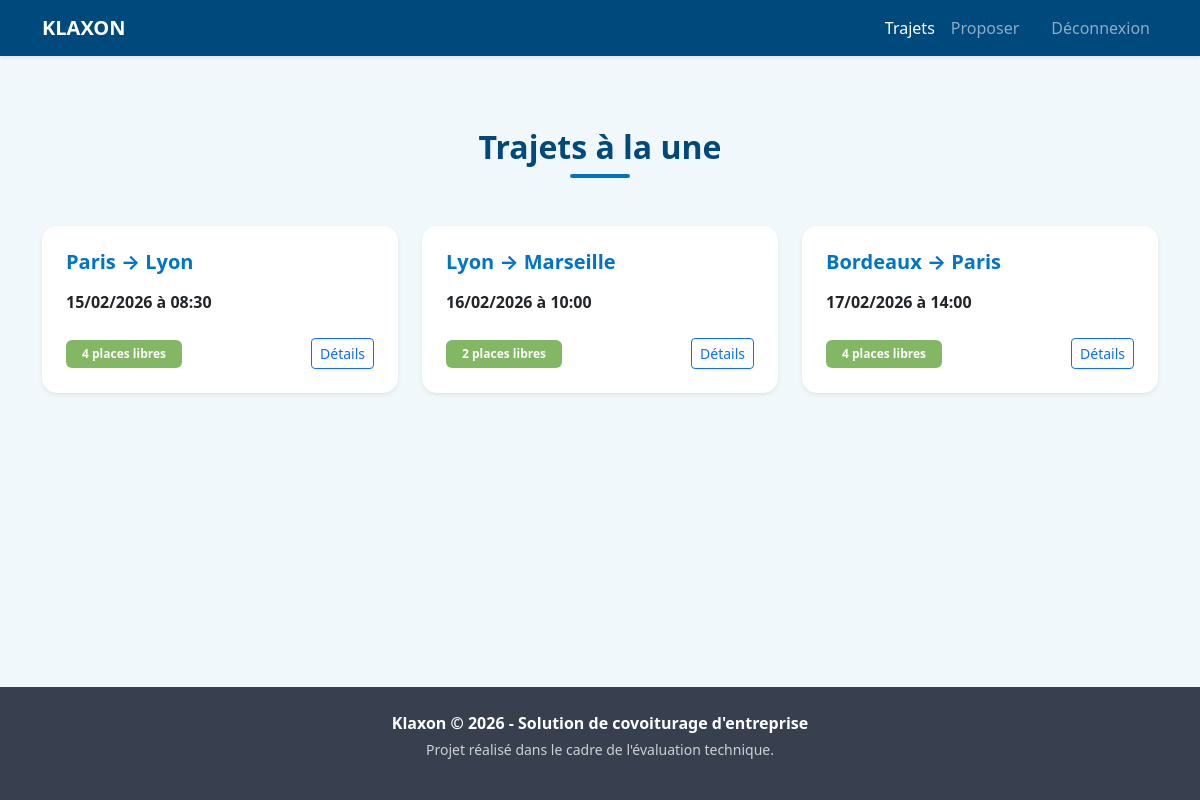
Screenshot of /index.php?page=trajets (signed in) with the database file from the repository.
### tables this page shows
CREATE TABLE trajets (
    id_trajet INT PRIMARY KEY AUTO_INCREMENT,
    id_agence_depart INT NOT NULL,
    id_agence_arrivee INT NOT NULL,
    gdh_depart DATETIME NOT NULL,
    places_totales INT NOT NULL,
    places_disponibles INT NOT NULL,
    id_conducteur INT NOT NULL,
    FOREIGN KEY (id_agence_depart) REFERENCES agences(id_agence),
    FOREIGN KEY (id_agence_arrivee) REFERENCES agences(id_agence),
    FOREIGN KEY (id_conducteur) REFERENCES employes(id_employe)
);

CREATE TABLE agences (
    id_agence INT PRIMARY KEY AUTO_INCREMENT,
    nom_ville VARCHAR(100) NOT NULL
);

### src/Views/trajets.php (the view, shortened to what this page needs)
<?php include 'header.php'; ?>
<div class="container mt-5">
    <div class="text-center mb-5">
        <h2 class="fw-bold" style="color: var(--klaxon-dark);">Trajets à la une</h2>
        <div class="title-underline mx-auto"></div>
    </div>
    <div class="row justify-content-center">
        <?php foreach ($trajets as $trajet): ?>
            <div class="col-md-6 col-lg-4 mb-4">
                <div class="card h-100 border-0 shadow-sm" style="border-radius: 15px;">
                    <div class="card-body p-4">
                        <h5 class="fw-bold mb-3" style="color: var(--klaxon-blue);">
                            <?= htmlspecialchars($trajet['ville_depart']) ?> → <?= htmlspecialchars($trajet['ville_arrivee']) ?>
                        </h5>
                        <p class="mb-2"><strong><?= date('d/m/Y à H:i', strtotime($trajet['gdh_depart'])) ?></strong></p>
                        <div class="d-flex justify-content-between align-items-center mt-4">
                            <span class="badge px-3 py-2" style="background-color: <?= $trajet['places_disponibles'] > 0 ? 'var(--klaxon-green)' : '#6c757d' ?>;">
                                <?= $trajet['places_disponibles'] ?> places libres
                            </span>
                            <button class="btn btn-outline-primary btn-sm" data-bs-toggle="modal" data-bs-target="#modal<?= $trajet['id_trajet'] ?>">Détails</button>
                        </div>
                    </div>
                </div>
            </div>
        <?php endforeach; ?>
    </div>
</div>
<?php include 'footer.php'; ?>

### src/Views/header.php (style rules this page uses)
:root { --klaxon-blue: #0074c7; --klaxon-dark: #00497c; --klaxon-gray: #384050; --klaxon-green: #82b864; --klaxon-bg: #f1f8fc; }
body { background-color: var(--klaxon-bg); color: var(--klaxon-gray); min-height: 100vh; display: flex; flex-direction: column; }
.title-underline { width: 60px; height: 4px; background-color: var(--klaxon-blue); border-radius: 2px; margin: 0 auto 30px; }

### rows the page displays
trajets: id_agence_depart.nom_ville "Paris", id_agence_arrivee.nom_ville "Lyon", gdh_depart "15/02/2026 à 08:30", places_disponibles "4"
trajets: id_agence_depart.nom_ville "Lyon", id_agence_arrivee.nom_ville "Marseille", gdh_depart "16/02/2026 à 10:00", places_disponibles "2"
trajets: id_agence_depart.nom_ville "Bordeaux", id_agence_arrivee.nom_ville "Paris", gdh_depart "17/02/2026 à 14:00", places_disponibles "4"
